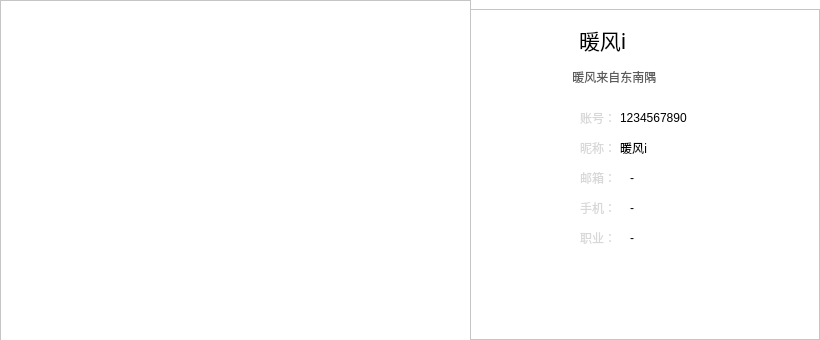
<?xml version="1.0" encoding="UTF-8"?>
<ui version="4.0">
 <class>Info_Card</class>
 <widget class="QDialog" name="Info_Card">
  <property name="geometry">
   <rect>
    <x>0</x>
    <y>0</y>
    <width>820</width>
    <height>340</height>
   </rect>
  </property>
  <property name="windowTitle">
   <string>Dialog</string>
  </property>
  <property name="styleSheet">
   <string notr="true">border-color: rgb(255, 255, 255);
background-color: rgb(255, 255, 255);</string>
  </property>
  <widget class="QListView" name="listView">
   <property name="geometry">
    <rect>
     <x>0</x>
     <y>0</y>
     <width>471</width>
     <height>341</height>
    </rect>
   </property>
   <property name="styleSheet">
    <string notr="true"/>
   </property>
  </widget>
  <widget class="QLabel" name="label_1">
   <property name="geometry">
    <rect>
     <x>580</x>
     <y>110</y>
     <width>68</width>
     <height>15</height>
    </rect>
   </property>
   <property name="styleSheet">
    <string notr="true">color: rgb(216, 216, 216);
font: 8pt &quot;Adobe Arabic&quot;;

</string>
   </property>
   <property name="text">
    <string>账号：</string>
   </property>
  </widget>
  <widget class="QLabel" name="label_2">
   <property name="geometry">
    <rect>
     <x>580</x>
     <y>140</y>
     <width>68</width>
     <height>15</height>
    </rect>
   </property>
   <property name="styleSheet">
    <string notr="true">color: rgb(216, 216, 216);
font: 8pt &quot;Adobe Arabic&quot;;

</string>
   </property>
   <property name="text">
    <string>昵称：</string>
   </property>
  </widget>
  <widget class="QLabel" name="label_3">
   <property name="geometry">
    <rect>
     <x>580</x>
     <y>170</y>
     <width>68</width>
     <height>15</height>
    </rect>
   </property>
   <property name="styleSheet">
    <string notr="true">color: rgb(216, 216, 216);
font: 8pt &quot;Adobe Arabic&quot;;

</string>
   </property>
   <property name="text">
    <string>邮箱：</string>
   </property>
  </widget>
  <widget class="QLabel" name="label_4">
   <property name="geometry">
    <rect>
     <x>580</x>
     <y>200</y>
     <width>68</width>
     <height>15</height>
    </rect>
   </property>
   <property name="styleSheet">
    <string notr="true">color: rgb(216, 216, 216);
font: 8pt &quot;Adobe Arabic&quot;;

</string>
   </property>
   <property name="text">
    <string>手机：</string>
   </property>
  </widget>
  <widget class="QLabel" name="label_5">
   <property name="geometry">
    <rect>
     <x>580</x>
     <y>230</y>
     <width>68</width>
     <height>15</height>
    </rect>
   </property>
   <property name="styleSheet">
    <string notr="true">color: rgb(216, 216, 216);
font: 8pt &quot;Adobe Arabic&quot;;

</string>
   </property>
   <property name="text">
    <string>职业：</string>
   </property>
  </widget>
  <widget class="QLabel" name="account">
   <property name="geometry">
    <rect>
     <x>620</x>
     <y>110</y>
     <width>151</width>
     <height>16</height>
    </rect>
   </property>
   <property name="styleSheet">
    <string notr="true">color: rgb(0, 0, 0);
font: 9pt &quot;黑体&quot;;</string>
   </property>
   <property name="text">
    <string>1234567890</string>
   </property>
  </widget>
  <widget class="QLabel" name="name">
   <property name="geometry">
    <rect>
     <x>620</x>
     <y>140</y>
     <width>151</width>
     <height>16</height>
    </rect>
   </property>
   <property name="sizePolicy">
    <sizepolicy hsizetype="Expanding" vsizetype="Preferred">
     <horstretch>0</horstretch>
     <verstretch>0</verstretch>
    </sizepolicy>
   </property>
   <property name="font">
    <font>
     <family>黑体</family>
     <pointsize>9</pointsize>
     <weight>50</weight>
     <italic>false</italic>
     <bold>false</bold>
    </font>
   </property>
   <property name="styleSheet">
    <string notr="true">color: rgb(0, 0, 0);
font: 9pt &quot;黑体&quot;;</string>
   </property>
   <property name="text">
    <string>暖风i</string>
   </property>
  </widget>
  <widget class="QLabel" name="email">
   <property name="geometry">
    <rect>
     <x>630</x>
     <y>170</y>
     <width>151</width>
     <height>16</height>
    </rect>
   </property>
   <property name="minimumSize">
    <size>
     <width>151</width>
     <height>16</height>
    </size>
   </property>
   <property name="maximumSize">
    <size>
     <width>181</width>
     <height>16</height>
    </size>
   </property>
   <property name="text">
    <string>-</string>
   </property>
  </widget>
  <widget class="QLabel" name="phone">
   <property name="geometry">
    <rect>
     <x>630</x>
     <y>200</y>
     <width>141</width>
     <height>16</height>
    </rect>
   </property>
   <property name="text">
    <string>-</string>
   </property>
  </widget>
  <widget class="QLabel" name="career">
   <property name="geometry">
    <rect>
     <x>630</x>
     <y>230</y>
     <width>141</width>
     <height>16</height>
    </rect>
   </property>
   <property name="text">
    <string>-</string>
   </property>
  </widget>
  <widget class="QFrame" name="frame">
   <property name="geometry">
    <rect>
     <x>469</x>
     <y>9</y>
     <width>351</width>
     <height>331</height>
    </rect>
   </property>
   <property name="frameShape">
    <enum>QFrame::StyledPanel</enum>
   </property>
   <property name="frameShadow">
    <enum>QFrame::Raised</enum>
   </property>
   <widget class="QLabel" name="sign">
    <property name="geometry">
     <rect>
      <x>100</x>
      <y>60</y>
      <width>241</width>
      <height>16</height>
     </rect>
    </property>
    <property name="minimumSize">
     <size>
      <width>161</width>
      <height>16</height>
     </size>
    </property>
    <property name="maximumSize">
     <size>
      <width>241</width>
      <height>16</height>
     </size>
    </property>
    <property name="styleSheet">
     <string notr="true">
color: rgb(91, 91, 91);
font: 11pt &quot;新宋体&quot;;</string>
    </property>
    <property name="text">
     <string> 暖风来自东南隅</string>
    </property>
   </widget>
   <widget class="QLabel" name="nameBig">
    <property name="geometry">
     <rect>
      <x>110</x>
      <y>10</y>
      <width>201</width>
      <height>41</height>
     </rect>
    </property>
    <property name="minimumSize">
     <size>
      <width>81</width>
      <height>41</height>
     </size>
    </property>
    <property name="maximumSize">
     <size>
      <width>201</width>
      <height>41</height>
     </size>
    </property>
    <property name="font">
     <font>
      <family>微软雅黑</family>
      <pointsize>16</pointsize>
      <weight>9</weight>
      <italic>false</italic>
      <bold>false</bold>
     </font>
    </property>
    <property name="styleSheet">
     <string notr="true">font: 16pt &quot;幼圆&quot;;
font: 75 16pt &quot;微软雅黑&quot;;
color: rgb(0, 0, 0);</string>
    </property>
    <property name="text">
     <string>暖风i</string>
    </property>
   </widget>
  </widget>
  <zorder>frame</zorder>
  <zorder>listView</zorder>
  <zorder>label_1</zorder>
  <zorder>label_2</zorder>
  <zorder>label_3</zorder>
  <zorder>label_4</zorder>
  <zorder>label_5</zorder>
  <zorder>account</zorder>
  <zorder>name</zorder>
  <zorder>email</zorder>
  <zorder>phone</zorder>
  <zorder>career</zorder>
 </widget>
 <resources/>
 <connections/>
</ui>
